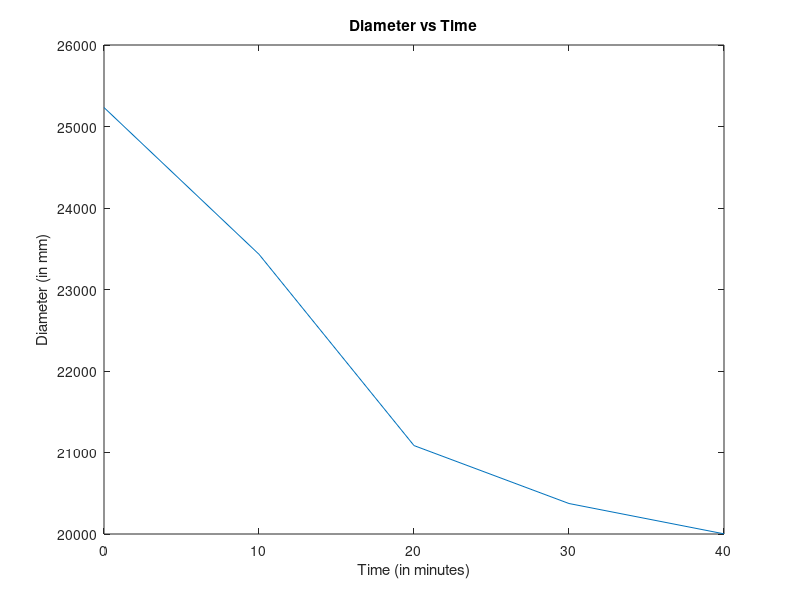

MATLAB code to generate this figure:
% This script reads data from file partdiam.dat 
% and outputs a plot of the data

clear
load partdiam.dat;
x = (partdiam(:,1))'
y = (partdiam(:,2))'
plot(x,y)
xlabel('Time (in minutes)')
ylabel('Diameter (in mm)')
title('Diameter vs Time')